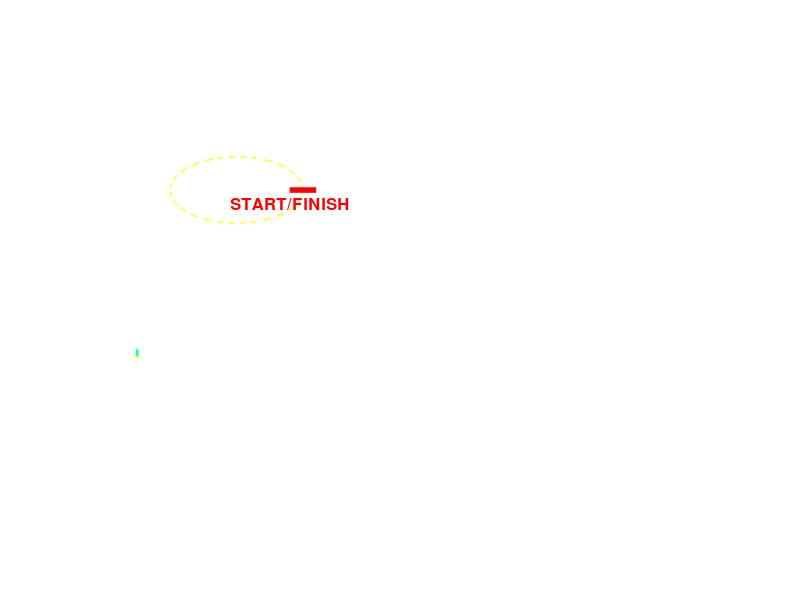

Write MATLAB code to recreate this figure. (Note: this script raises an error after producing the figure.)
function phase1_car_simulator()
% PHASE 1 CAR SIMULATOR - Interactive 2D driving with keyboard controls
% Controls: Arrow Keys (Up=Throttle, Down=Brake, Left/Right=Steer)
%           ESC=Exit

clc;
disp('  PHASE 1: INTERACTIVE CAR SIMULATOR');
disp('━━━━━━━━━━━━━━━━━━━━━━━━━━━━━━━━━━━━━');
disp('Controls:');
disp('  ↑ Up Arrow    = Throttle');
disp('  ↓ Down Arrow  = Brake');
disp('  ← → Arrows    = Steer Left/Right');
disp('  ESC           = Exit');
disp('━━━━━━━━━━━━━━━━━━━━━━━━━━━━━━━━━━━━━');
disp('Starting in 2 seconds...');
pause(2);


% Vehicle parameters
m = 1200;           % mass (kg)
L = 2.7;            % wheelbase (m)
max_steer = 30;     % max steering angle (degrees)
max_speed = 50;     % max speed (m/s)

% Physics
rho = 1.225; Cd = 0.32; A = 2.2;
Cr = 0.015; g = 9.81;
dragGain = 0.5*rho*Cd*A;
rollGain = m*g*Cr;

% Control gains
throttle_gain = 8000;
brake_gain = 15000;
steer_rate = 60;    % degrees per second

% Simulation
dt = 0.03;          % time step (30 FPS)
running = true;


% Position and orientation
x = 50;             % x position (m)
y = 100;            % y position (m)
theta = pi/2;       % heading angle (rad, 0=East, pi/2=North)
v = 0;              % speed (m/s)

% Control inputs
throttle = 0;
brake = 0;
steer_angle = 0;    % current steering angle (degrees)

% Performance tracking
lap_time = 0;
max_speed_reached = 0;
max_gforce = 0;

% Input tracking
keys = struct('up', false, 'down', false, 'left', false, 'right', false);


% Simple oval track
track = create_oval_track(200, 350, 200, 100);

fig = figure('Name', 'Phase 1 Car Simulator', ...
    'Color', [0.1 0.1 0.1], ...
    'Position', [50 50 1400 800], ...
    'KeyPressFcn', @keyPress, ...
    'KeyReleaseFcn', @keyRelease, ...
    'CloseRequestFcn', @closeWindow);

% Main view (top-down)
ax_main = subplot(1, 2, 1);
hold on; axis equal; grid on;
set(ax_main, 'Color', [0.2 0.3 0.2], 'XColor', 'w', 'YColor', 'w');
title('Top-Down View', 'Color', 'white', 'FontSize', 14, 'FontWeight', 'bold');
xlabel('X (m)', 'Color', 'white');
ylabel('Y (m)', 'Color', 'white');

% Draw track
plot(track.outer(:,1), track.outer(:,2), 'w-', 'LineWidth', 3);
plot(track.inner(:,1), track.inner(:,2), 'w-', 'LineWidth', 3);
plot(track.center(:,1), track.center(:,2), 'y--', 'LineWidth', 1);

% Start/finish line
plot([track.start(1) track.start(3)], [track.start(2) track.start(4)], ...
    'r-', 'LineWidth', 4);
text(track.start(1), track.start(2)-20, 'START/FINISH', ...
    'Color', 'red', 'FontSize', 12, 'FontWeight', 'bold', 'HorizontalAlignment', 'center');

% Create car (triangle pointing up initially)
car_length = 4.5;
car_width = 2.2;
car_shape = [-car_width/2, -car_length/2;
             car_width/2, -car_length/2;
             car_width/2, car_length/3;
             0, car_length/2;
             -car_width/2, car_length/3];

car_patch = patch('XData', car_shape(:,1)+x, 'YData', car_shape(:,2)+y, ...
    'FaceColor', 'red', 'EdgeColor', 'yellow', 'LineWidth', 2);

% Direction indicator
dir_line = plot([x x], [y y+10], 'c-', 'LineWidth', 2);

% Trajectory trail
trail_x = x;
trail_y = y;
trail_plot = plot(trail_x, trail_y, 'c-', 'LineWidth', 1);

xlim([0 400]); ylim([0 400]);

% Dashboard panel
ax_dash = subplot(1, 2, 2);
hold on;
axis([0 1 0 1]);
axis off;
set(ax_dash, 'Color', [0.1 0.1 0.1]);

% Dashboard text objects
txt_speed = text(ax_dash, 0.1, 0.95, '', 'Color', 'cyan', 'FontSize', 20, 'FontWeight', 'bold');
txt_throttle = text(ax_dash, 0.1, 0.85, '', 'Color', 'green', 'FontSize', 14);
txt_brake = text(ax_dash, 0.1, 0.80, '', 'Color', 'red', 'FontSize', 14);
txt_steering = text(ax_dash, 0.1, 0.75, '', 'Color', 'yellow', 'FontSize', 14);
txt_gforce = text(ax_dash, 0.1, 0.65, '', 'Color', 'magenta', 'FontSize', 14);
txt_position = text(ax_dash, 0.1, 0.55, '', 'Color', 'white', 'FontSize', 12);
txt_laptime = text(ax_dash, 0.1, 0.45, '', 'Color', 'white', 'FontSize', 12);
txt_maxspeed = text(ax_dash, 0.1, 0.40, '', 'Color', 'white', 'FontSize', 12);
txt_maxg = text(ax_dash, 0.1, 0.35, '', 'Color', 'white', 'FontSize', 12);

% Instructions
text(ax_dash, 0.1, 0.20, 'CONTROLS:', 'Color', 'yellow', 'FontSize', 14, 'FontWeight', 'bold');
text(ax_dash, 0.1, 0.15, '↑ = Throttle', 'Color', 'white', 'FontSize', 11);
text(ax_dash, 0.1, 0.11, '↓ = Brake', 'Color', 'white', 'FontSize', 11);
text(ax_dash, 0.1, 0.07, '← → = Steer', 'Color', 'white', 'FontSize', 11);
text(ax_dash, 0.1, 0.03, 'ESC = Exit', 'Color', 'white', 'FontSize', 11);

% Speedometer visualization (semi-circle gauge)
gauge_angles = linspace(pi, 0, 100);
gauge_r = 0.15;
gauge_x = 0.7 + gauge_r * cos(gauge_angles);
gauge_y = 0.7 + gauge_r * sin(gauge_angles);
plot(ax_dash, gauge_x, gauge_y, 'w-', 'LineWidth', 3);
text(ax_dash, 0.7, 0.5, '0', 'Color', 'white', 'FontSize', 10, 'HorizontalAlignment', 'center');
text(ax_dash, 0.85, 0.7, num2str(max_speed), 'Color', 'white', 'FontSize', 10);
text(ax_dash, 0.55, 0.7, '0', 'Color', 'white', 'FontSize', 10);
text(ax_dash, 0.7, 0.85, 'SPEED (m/s)', 'Color', 'cyan', 'FontSize', 12, 'FontWeight', 'bold', 'HorizontalAlignment', 'center');

gauge_needle = plot(ax_dash, [0.7 0.7], [0.7 0.85], 'r-', 'LineWidth', 4);


prev_v = 0;
while running && ishandle(fig)
    tic;
    
    % Process keyboard inputs
    target_throttle = 0;
    target_brake = 0;
    target_steer = 0;
    
    if keys.up
        target_throttle = 1.0;
    end
    if keys.down
        target_brake = 1.0;
    end
    if keys.left
        target_steer = -max_steer;
    end
    if keys.right
        target_steer = max_steer;
    end
    
    % Smooth control transitions
    throttle = throttle + (target_throttle - throttle) * 0.3;
    brake = brake + (target_brake - brake) * 0.3;
    steer_angle = steer_angle + (target_steer - steer_angle) * dt * steer_rate / max_steer;
    steer_angle = max(-max_steer, min(max_steer, steer_angle));
    
    % Calculate forces
    F_drive = throttle * throttle_gain;
    F_brake = brake * brake_gain;
    F_drag = dragGain * v^2;
    F_roll = rollGain * sign(v);
    
    F_net = F_drive - F_brake - F_drag - F_roll;
    
    % Acceleration
    a = F_net / m;
    
    % Update speed
    v = v + a * dt;
    v = max(0, min(v, max_speed)); % Clamp to [0, max_speed]
    
    % Calculate G-force
    gforce = abs(a) / g;
    max_gforce = max(max_gforce, gforce);
    
    % Bicycle model kinematics
    if abs(v) > 0.1
        steer_rad = steer_angle * pi/180;
        turn_radius = L / tan(steer_rad + eps);
        omega = v / turn_radius; % angular velocity
        theta = theta + omega * dt;
    end
    
    % Update position
    x = x + v * cos(theta) * dt;
    y = y + v * sin(theta) * dt;
    
    % Track max speed
    max_speed_reached = max(max_speed_reached, v);
    
    % Update lap time
    lap_time = lap_time + dt;
    
    % Update trail
    trail_x = [trail_x; x];
    trail_y = [trail_y; y];
    if length(trail_x) > 500
        trail_x = trail_x(end-499:end);
        trail_y = trail_y(end-499:end);
    end
    
    % Rotate car shape
    R = [cos(theta) -sin(theta); sin(theta) cos(theta)];
    rotated_car = (R * car_shape')';
    
    % Update graphics
    set(car_patch, 'XData', rotated_car(:,1)+x, 'YData', rotated_car(:,2)+y);
    
    dir_end_x = x + 10*cos(theta);
    dir_end_y = y + 10*sin(theta);
    set(dir_line, 'XData', [x dir_end_x], 'YData', [y dir_end_y]);
    
    set(trail_plot, 'XData', trail_x, 'YData', trail_y);
    
    % Update camera to follow car
    xlim([x-50, x+50]);
    ylim([y-50, y+50]);
    
    % Update dashboard (with validity checks)
    if isvalid(txt_speed)
        set(txt_speed, 'String', sprintf('SPEED: %.1f m/s (%.1f km/h)', v, v*3.6));
    end
    if isvalid(txt_throttle)
        set(txt_throttle, 'String', sprintf('Throttle: %d%%', round(throttle*100)));
    end
    if isvalid(txt_brake)
        set(txt_brake, 'String', sprintf('Brake: %d%%', round(brake*100)));
    end
    if isvalid(txt_steering)
        set(txt_steering, 'String', sprintf('Steering: %+.1f°', steer_angle));
    end
    if isvalid(txt_gforce)
        set(txt_gforce, 'String', sprintf('G-Force: %.2f g', gforce));
    end
    if isvalid(txt_position)
        set(txt_position, 'String', sprintf('Position: (%.1f, %.1f)', x, y));
    end
    if isvalid(txt_laptime)
        set(txt_laptime, 'String', sprintf('Time: %.1f s', lap_time));
    end
    if isvalid(txt_maxspeed)
        set(txt_maxspeed, 'String', sprintf('Max Speed: %.1f m/s', max_speed_reached));
    end
    if isvalid(txt_maxg)
        set(txt_maxg, 'String', sprintf('Max G: %.2f g', max_gforce));
    end
    
    % Update speedometer needle
    if isvalid(gauge_needle)
        speed_ratio = v / max_speed;
        needle_angle = pi - speed_ratio * pi;
        needle_x = 0.7 + 0.15 * cos(needle_angle);
        needle_y = 0.7 + 0.15 * sin(needle_angle);
        set(gauge_needle, 'XData', [0.7 needle_x], 'YData', [0.7 needle_y]);
        
        % Color-code speed
        if speed_ratio < 0.5
            set(gauge_needle, 'Color', 'green');
        elseif speed_ratio < 0.8
            set(gauge_needle, 'Color', 'yellow');
        else
            set(gauge_needle, 'Color', 'red');
        end
    end
    
    drawnow limitrate;
    
    % Maintain frame rate
    elapsed = toc;
    if elapsed < dt
        pause(dt - elapsed);
    end
    
    prev_v = v;
end

disp('━━━━━━━━━━━━━━━━━━━━━━━━━━━━━━━━━━━━━');
disp('🏁 SIMULATION ENDED');
disp(['Total Time: ' num2str(lap_time, '%.1f') ' seconds']);
disp(['Max Speed: ' num2str(max_speed_reached*3.6, '%.1f') ' km/h']);
disp(['Max G-Force: ' num2str(max_gforce, '%.2f') ' g']);
disp('━━━━━━━━━━━━━━━━━━━━━━━━━━━━━━━━━━━━━');
    function keyPress(~, event)
        switch event.Key
            case 'uparrow'
                keys.up = true;
            case 'downarrow'
                keys.down = true;
            case 'leftarrow'
                keys.left = true;
            case 'rightarrow'
                keys.right = true;
            case 'escape'
                running = false;
        end
    end

    function keyRelease(~, event)
        switch event.Key
            case 'uparrow'
                keys.up = false;
            case 'downarrow'
                keys.down = false;
            case 'leftarrow'
                keys.left = false;
            case 'rightarrow'
                keys.right = false;
        end
    end

    function closeWindow(~, ~)
        running = false;
        delete(fig);
    end
end


function track = create_oval_track(center_x, center_y, length, width)
    % Creates an oval race track
    
    % Outer oval
    theta = linspace(0, 2*pi, 200);
    a_outer = length/2 + 20;
    b_outer = width/2 + 20;
    outer_x = center_x + a_outer * cos(theta);
    outer_y = center_y + b_outer * sin(theta);
    
    % Inner oval
    a_inner = length/2 - 20;
    b_inner = width/2 - 20;
    inner_x = center_x + a_inner * cos(theta);
    inner_y = center_y + b_inner * sin(theta);
    
    % Center line
    a_center = length/2;
    b_center = width/2;
    center_x_line = center_x + a_center * cos(theta);
    center_y_line = center_y + b_center * sin(theta);
    
    % Start/finish line (at rightmost point)
    start_line = [center_x + a_inner, center_y, ...
                  center_x + a_outer, center_y];
    
    track.outer = [outer_x' outer_y'];
    track.inner = [inner_x' inner_y'];
    track.center = [center_x_line' center_y_line'];
    track.start = start_line;
end
